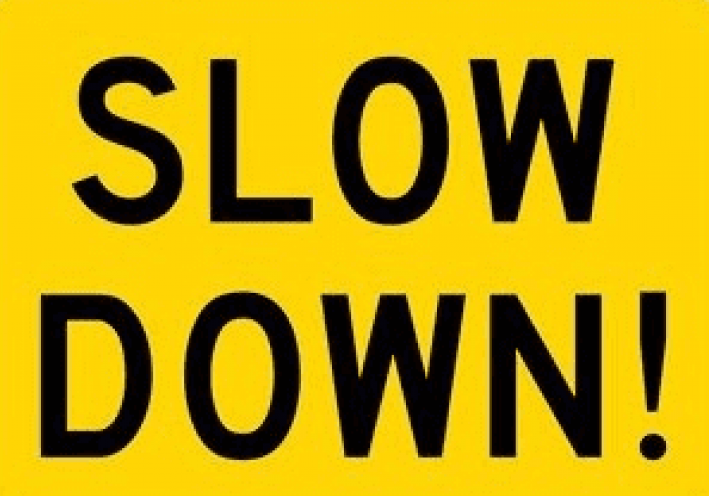
#> input picture High Level Model and Doc/SlowDown.png, 709 x 496 px
$ jupyter execute --allow-errors yolo.ipynb
#> lines starting #> are read from the running program, lines starting #| are printed output that depends on the picture; after the words box and inside, x2 and y2 are one past the last pixel; in counts of white or black regions, pixels touching at a corner belong together
[cell 1]
import numpy as np
import argparse
import cv2
import os
import time

#> (a cell that did not finish here is left out)

[cell 3]
# [106 lines left out: functions extract_boxes_confidences_classids, draw_bounding_boxes, make_prediction, not called in this run]

[cell 4]
# [25 lines left out: functions area, isInside, not called in this run]

[cell 5]
cap = cv2.VideoCapture('project.avi')

# Read Slow and resize
Slow = cv2.imread("SlowDown.png")
#> Slow is the input picture: shape (496, 709, 3); mean B, G, R 10.5, 160.1, 190.6
size = 100
Slow = cv2.resize(Slow, (size, size))
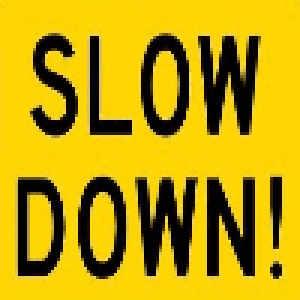
#> Slow: shape (100, 100, 3) (shown 3 times larger); mean B, G, R 10.7, 160.1, 190.7
# Create a mask of Slow
img2gray = cv2.cvtColor(Slow, cv2.COLOR_BGR2GRAY)
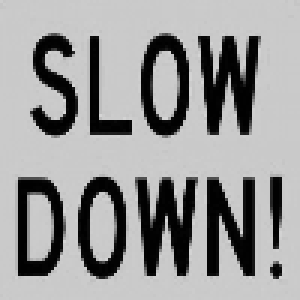
#> img2gray: shape (100, 100) (shown 3 times larger); min 1, max 214, mean 152.2
ret, mask = cv2.threshold(img2gray, 1, 255, cv2.THRESH_BINARY)
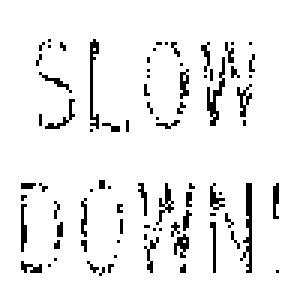
#> mask: shape (100, 100) (shown 3 times larger); 93.2% white; black in thin lines or dots, all inside (x1, y1, x2, y2) = (7, 13, 93, 92)
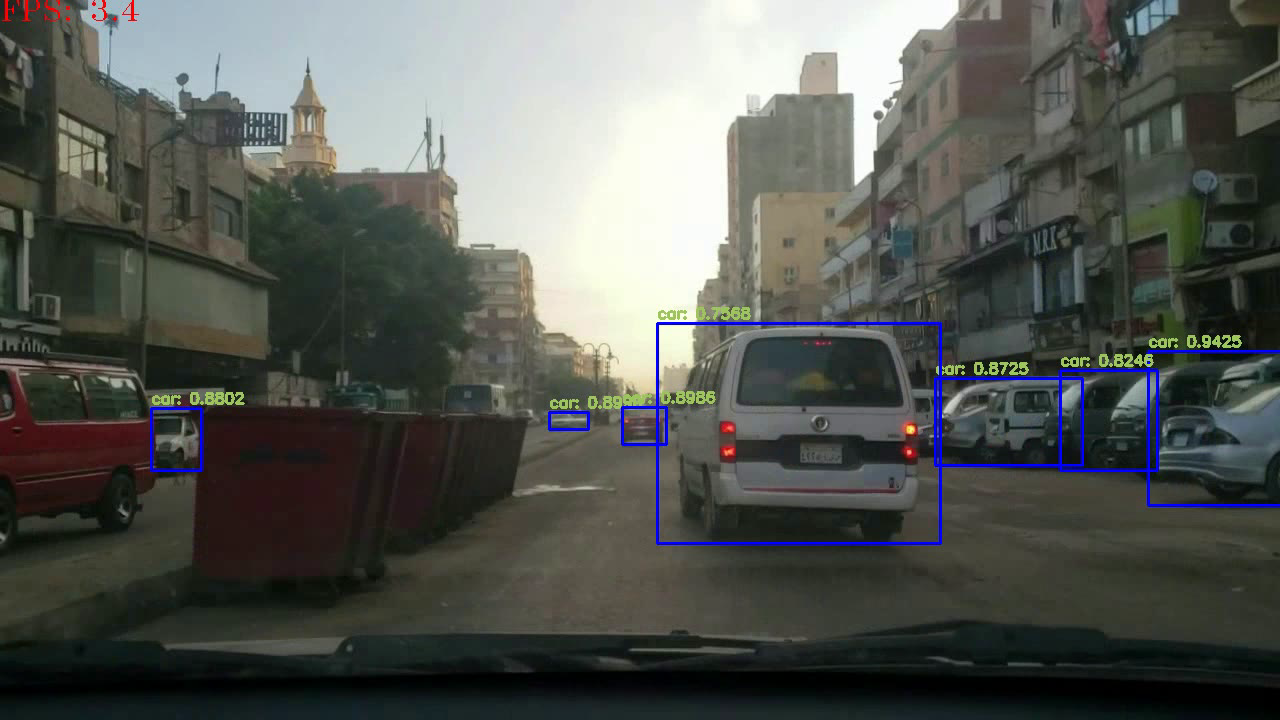
#> input picture frame 3 of High Level Model and Doc/output/project.avi, 1280 x 720 px
#> further down, image is the input picture: shape (720, 1280, 3); mean B, G, R 83.3, 88.3, 85.5
#> `image = cv2.resize(image,(512,512))`:
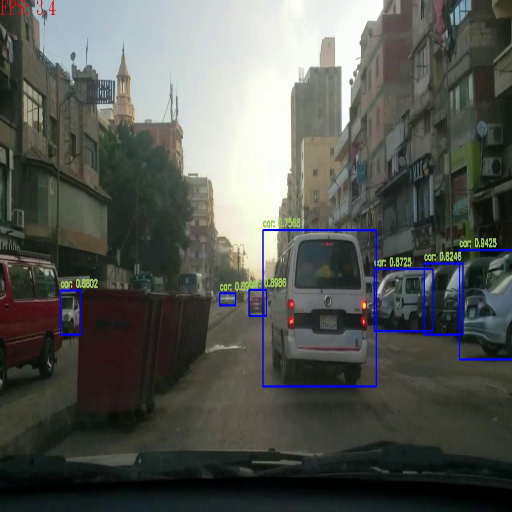
#> image: shape (512, 512, 3); mean B, G, R 83.3, 88.1, 85.4
X = False

frame_width = int(cap.get(3))
frame_height = int(cap.get(4))

out = cv2.VideoWriter('a.webm',cv2.VideoWriter_fourcc(*'DIVX'),15, frameSize= (512,512))

#> (the rest of this cell did not finish here and is left out)
